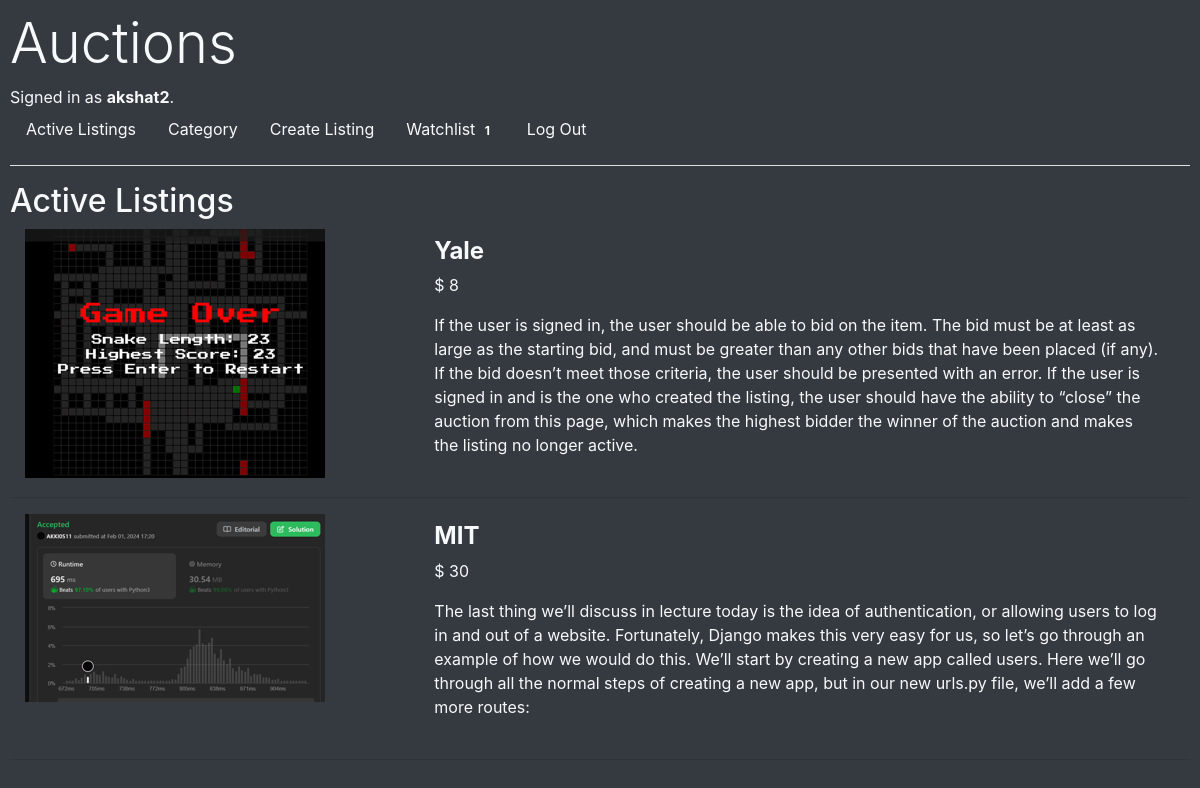
Page / (signed in) on the committed database.
### auctions/models.py (models this page shows, shortened)
class User(AbstractUser):
    watchlist = models.ManyToManyField('Listings', blank=True)
    def get_watchlist_length(self):
        return len(self.watchlist.all())

class Listings(models.Model):
    CATEGORY_CHOICES = [
        ('Electronics', 'Electronics'),
        ('Clothing', 'Clothing'),
        ('Books', 'Books'),
    ]
    title = models.CharField(max_length=96)
    description = models.TextField()
    starting_bid = models.IntegerField() # Which is also the current highest bid
    image = models.ImageField(upload_to='images/', blank=True)
    closed = models.BooleanField(default=False)  # Add a 'closed' field
    winner = models.ForeignKey(User, on_delete=models.SET_NULL, null=True, blank=True)
    category = models.CharField(max_length=20, choices=CATEGORY_CHOICES, default='Electronics')

### auctions/views.py (the view)
# urls.py: path("", views.index, name="index"),
def index(request):
    return render(request, "auctions/index.html", {
        "listings": Listings.objects.all()
    })

### auctions/templates/auctions/index.html
{% extends "auctions/layout.html" %}
{% block body %}
    {% if Create_Listing %}
        <h2 class="display-5 text-light">Create Listing</h2>
            <form method="post" enctype="multipart/form-data" action="{% url 'create' %}" class="form-group bg-dark text-muted">
                {% csrf_token %}
                {{ form.as_p }} <br>
                <button class="btn btn-primary" type="submit">Submit</button>
            </form>
    {% else %}
        <h2 class=" display-5 text-light">Active Listings</h2>
        {% for listing in listings %}
            {% if not listing.closed %}
                <div class="container-fluid text-light listing-container">
                    <div class="row">
                        {% if listing.image %}
                            <div class="col-md-4">
                                <img src="{{ listing.image.url }}" alt="{{ listing.title }}" class="img-fluid">
                            </div>
                        {% endif %}
                        <div class="col-md-8">
                        <a class="nav-link text-light" href="{% url 'listing' listing.id %}">
                            <h4><b>{{ listing.title }}</b></h4>
                            <p>$ {{ listing.starting_bid }}</p>
                            <p>{{ listing.description }}</p>
                        </a>
                        </div>
                    </div>
                </div>
                <hr class="text-light">
            {% endif %}
        {% empty %}
            <p class="text-light">No Listings</p>
        {% endfor %}
    {% endif %}
{% endblock %}

### auctions/templates/auctions/layout.html (shortened to what this page needs)
{% load static %}
<!DOCTYPE html>
<html lang="en">
    <head>
        <link rel="stylesheet" href="https://stackpath.bootstrapcdn.com/bootstrap/4.4.1/css/bootstrap.min.css">
        <link href="{% static 'auctions/styles.css' %}" rel="stylesheet">
    </head>
    <body class="bg-dark">
        <h1 class=" display-4 text-light">Auctions</h1>
        <div class="text-light">
            {% if user.is_authenticated %}
                Signed in as <strong>{{ user.username }}</strong>.
            {% else %}
                Not signed in.
            {% endif %}
        </div>
        <ul class="nav navbar-dark">
            <li class="nav-item">
                <a class="nav-link text-light" href="{% url 'index' %}">Active Listings</a>
            </li>
            <li class="nav-item">
                <a class="nav-link text-light" href="{% url 'category' %}">Category</a>
            </li>
            {% if user.is_authenticated %}
                <li class="nav-item">
                    <a class="nav-link text-light" href="{% url 'create' %}">Create Listing</a>
                </li>
                <li class="nav-item">
                    <a class="nav-link text-light" href="{% url 'watchlist' %}">
                        Watchlist
                        {% if user.get_watchlist_length > 0 %}
                            <span class="badge badge-dark">{{ user.get_watchlist_length }}</span>
                        {% endif %}
                    </a>
                </li>
                <li class="nav-item">
                    <a class="nav-link text-light" href="{% url 'logout' %}">Log Out</a>
                </li>
            {% endif %}
        </ul>
        <hr class="bg-light">
        {% block body %}
        {% endblock %}
    </body>
</html>

### auctions/static/auctions/styles.css (style rules this page uses)
body { padding: 10px; }

### rows in the picture
User: username "akshat2", get_watchlist_length "1"
Listings: image (picture), title "Yale", starting_bid "8", description "If the user is signed in, the user should be able to bid on the item. The bid must be at least as large as the starting bid, and must be greater than any other bids that have been placed (if any). If the bid doesn’t meet those criteria, the user should be presented with an error. If the user is signed in and is the one who created the listing, the user should have the ability to “close” the auction from this page, which makes the highest bidder the winner of the auction and makes the listing no longer active."
Listings: image (picture), title "MIT", starting_bid "30", description "The last thing we’ll discuss in lecture today is the idea of authentication, or allowing users to log in and out of a website. Fortunately, Django makes this very easy for us, so let’s go through an example of how we would do this. We’ll start by creating a new app called users. Here we’ll go through all the normal steps of creating a new app, but in our new urls.py file, we’ll add a few more routes:"
